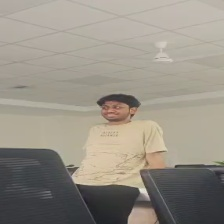
#> input picture sample_harin_crop.jpg, 224 x 224 px
$ python -i face_detector.py   (imports and definitions only)
#> lines starting #> are read from the running program, lines starting #| are printed output that depends on the picture
#> further down, picture is the input picture: shape (224, 224, 3); mean B, G, R 133.2, 144, 150
"""
Face Detection and Multi-ROI Extraction for Deepfake and rPPG Analysis
"""

import cv2
import numpy as np
from typing import Tuple, Dict, List, Optional, Any
from pathlib import Path


class FaceAndROIDetector:
    """
    Robust face and multi-ROI detector.
    Extracts:
    1. Full cropped facial bounding box for CNN-LSTM analysis.
    2. Distinct anatomical skin ROIs (Forehead, Left Cheek, Right Cheek)
       for physiological cross-region rPPG coherence analysis.
    """

    def __init__(self, scale_factor: float = 1.08, min_neighbors: int = 4, min_size: Tuple[int, int] = (28, 28)):
        # Primary & secondary Haar cascades for maximum robustness
        cascade_path = Path(cv2.data.haarcascades) / "haarcascade_frontalface_default.xml"
        cascade_alt_path = Path(cv2.data.haarcascades) / "haarcascade_frontalface_alt2.xml"

        self.face_cascade = cv2.CascadeClassifier(str(cascade_path))
        self.face_cascade_alt = cv2.CascadeClassifier(str(cascade_alt_path)) if cascade_alt_path.exists() else None
        self.scale_factor = scale_factor
        self.min_neighbors = min_neighbors
        self.min_size = min_size
        self.last_known_bbox: Optional[Tuple[int, int, int, int]] = None

    def reset(self):
        """Resets tracking state between independent video files."""
        self.last_known_bbox = None

    def detect_face(self, frame: np.ndarray) -> Optional[Tuple[int, int, int, int]]:
        """
        Detects primary face in frame. Returns (x, y, w, h) bounding box.
        Employs temporal interpolation fallback if face is momentarily missed.
        """
        if frame is None or frame.size == 0:
            return self.last_known_bbox

        gray = cv2.cvtColor(frame, cv2.COLOR_BGR2GRAY) if len(frame.shape) == 3 else frame
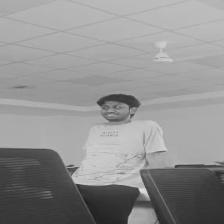
#> gray: shape (224, 224); min 28, max 235, mean 144.5
        faces = self.face_cascade.detectMultiScale(
            gray,
            scaleFactor=self.scale_factor,
            minNeighbors=self.min_neighbors,
            minSize=self.min_size
        )
#> faces = ()
        if len(faces) == 0 and self.face_cascade_alt is not None:
            faces = self.face_cascade_alt.detectMultiScale(
                gray,
                scaleFactor=self.scale_factor,
                minNeighbors=max(3, self.min_neighbors - 1),
                minSize=self.min_size
            )

        if len(faces) > 0:
            # If we have a last known bbox, prioritize the face closest to it
            # to reject transient false-positive flashes (firecrackers, hands, reflections)
            if self.last_known_bbox is not None:
                px, py, pw, ph = self.last_known_bbox
                plausible = [
                    b for b in faces
                    if abs(b[1] - py) < ph * 1.8 and abs(b[0] - px) < pw * 1.8
                ]
                chosen = max(plausible, key=lambda b: b[2] * b[3]) if plausible else None
            else:
                chosen = max(faces, key=lambda b: b[2] * b[3])

            if chosen is not None:
                x, y, w, h = chosen
                pad_x = int(0.08 * w)
                pad_y = int(0.08 * h)
                H, W = frame.shape[:2]
                x1 = max(0, x - pad_x)
                y1 = max(0, y - pad_y)
                x2 = min(W, x + w + pad_x)
                y2 = min(H, y + h + pad_y)
                target_bbox = (x1, y1, x2 - x1, y2 - y1)
                if self.last_known_bbox is not None:
                    px, py, pw, ph = self.last_known_bbox
                    sm_x = int(0.70 * px + 0.30 * x1)
                    sm_y = int(0.70 * py + 0.30 * y1)
                    sm_w = int(0.70 * pw + 0.30 * (x2 - x1))
                    sm_h = int(0.70 * ph + 0.30 * (y2 - y1))
                    self.last_known_bbox = (sm_x, sm_y, sm_w, sm_h)
                else:
                    self.last_known_bbox = target_bbox
                return self.last_known_bbox
            else:
                return self.last_known_bbox

        # Temporal fallback to maintain sequence continuity
        if self.last_known_bbox is not None:
            return self.last_known_bbox

        # Extreme fallback: Center 60% crop of frame
        H, W = frame.shape[:2]
#> H = 224; W = 224
        cw, ch = int(W * 0.6), int(H * 0.6)
#> cw = 134; ch = 134
        cx, cy = (W - cw) // 2, (H - ch) // 2
#> cx = 45; cy = 45
        return (cx, cy, cw, ch)

    def crop_face(self, frame: np.ndarray, target_size: Tuple[int, int] = (224, 224)) -> np.ndarray:
        """
        Crops primary face and resizes to target_size (width, height).
        """
        bbox = self.detect_face(frame)
#> bbox = (45, 45, 134, 134)
        if bbox is None:
            return cv2.resize(frame, target_size)

        x, y, w, h = bbox
#> x = 45; y = 45; w = 134; h = 134
        face_crop = frame[y:y+h, x:x+w]
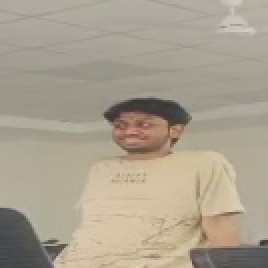
#> face_crop: shape (134, 134, 3) (shown 2 times larger); mean B, G, R 143.6, 160.6, 170.3
        if face_crop.size == 0:
            return cv2.resize(frame, target_size)

        return cv2.resize(face_crop, target_size, interpolation=cv2.INTER_AREA)

    # [185 lines left out: functions extract_rois, compute_roi_mean_rgb, track_video_sequence, not called in this run]

>>> import cv2
>>> picture = cv2.imread('../../sample_harin_crop.jpg')
>>> result = FaceAndROIDetector().crop_face(picture)
